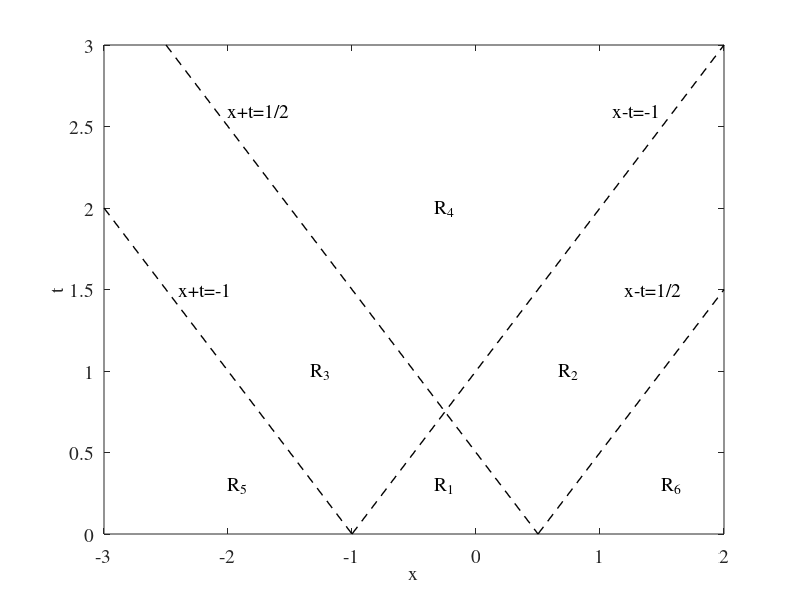
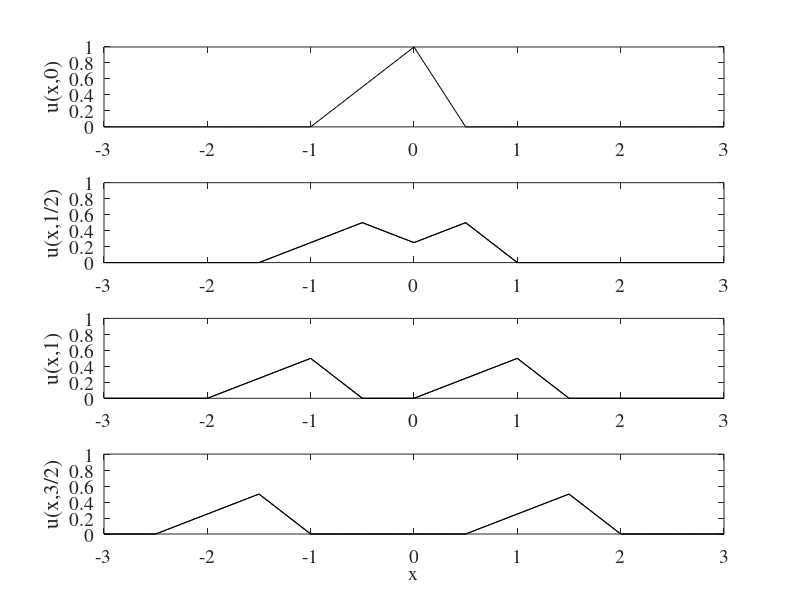
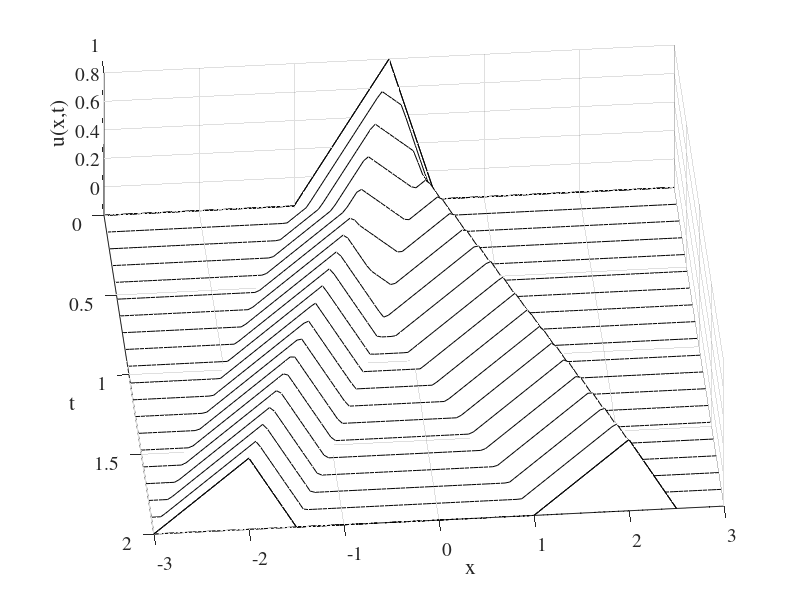
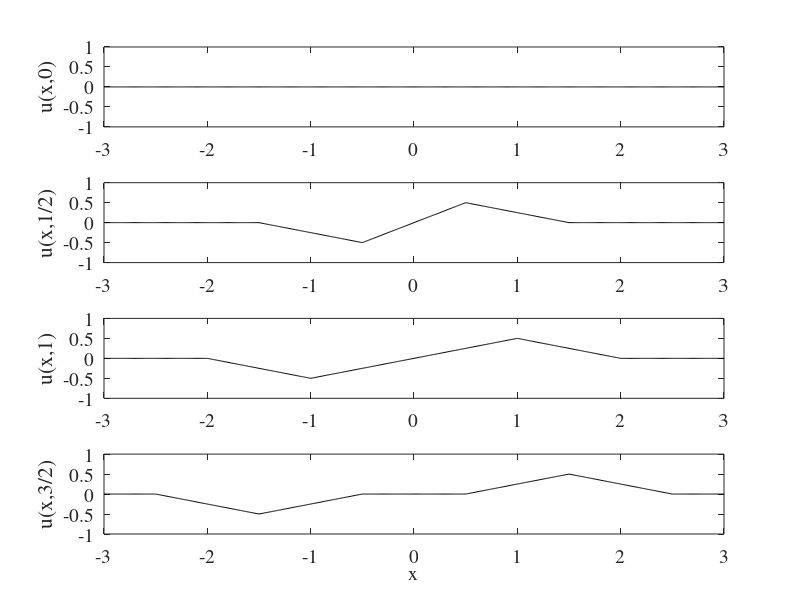

Source code (MATLAB) for these figures, in order:
function ps3

close all;
fnt=14;

%% question 1

% plot characteristics
figure(1); 
h=plot([-5/2,1/2],[3,0],'k--',[-3,-1],[2,0],'k--',...
       [-1,2],[0,3],'k--',[1/2,2],[0,3/2],'k--');
set(gca,'fontname','times','fontsize',14);
set(h,'linewidth',1);

text(-1/3,0.3,'R_1','fontname','times','fontsize',14);
text(2/3,1,'R_2','fontname','times','fontsize',14);
text(-4/3,1,'R_3','fontname','times','fontsize',14);
text(-1/3,2,'R_4','fontname','times','fontsize',14);
text(-2,0.3,'R_5','fontname','times','fontsize',14);
text(1.5,0.3,'R_6','fontname','times','fontsize',14);

text(-2.4,1.5,'x+t=-1','fontname','times','fontsize',14);
text(-2,2.6,'x+t=1/2','fontname','times','fontsize',14);
text(1.1,2.6,'x-t=-1','fontname','times','fontsize',14);
text(1.2,1.5,'x-t=1/2','fontname','times','fontsize',14);

xlabel('x','fontname','times','fontsize',14);
ylabel('t','fontname','times','fontsize',14);
saveas(1,'q1char.eps');

x=-3:0.05:3;
ux0=f1(x);
ux1_2=1/2*(f1(x-1/2)+f1(x+1/2));
ux1=1/2*(f1(x-1)+f1(x+1));
ux3_2=1/2*(f1(x-3/2)+f1(x+3/2));
figure(2),subplot(4,1,1),plot(x,ux0,'k'); hold on; ylabel('u(x,0)','fontname','times','fontsize',14); set(gca,'fontname','times','fontsize',fnt,'ylim',[0,1]);
subplot(4,1,2),plot(x,ux1_2,'k'); hold on; ylabel('u(x,1/2)','fontname','times','fontsize',14); set(gca,'fontname','times','fontsize',fnt,'ylim',[0,1]);
f12chk=(x/2+3/4).*(x>-3/2&x<=-1/2) ...
      +(-x/2+1/4).*(x>-1/2&x<=0)...
      +(x/2+1/4).*(x>0&x<=1/2)...
      +(1-x).*(x>1/2&x<=1);
plot(x,f12chk,'k');
subplot(4,1,3),plot(x,ux1,'k'); hold on; ylabel('u(x,1)','fontname','times','fontsize',14); set(gca,'fontname','times','fontsize',fnt,'ylim',[0,1]);
f1chk=(x/2+1).*(x>-2&x<=-1) ...
      +(-1/2-x).*(x>-1&x<=-1/2)...
      +(x/2).*(x>0&x<=1)...
      +(3/2-x).*(x>1&x<=3/2);
plot(x,f1chk,'k');
subplot(4,1,4),plot(x,ux3_2,'k'); hold on; ylabel('u(x,3/2)','fontname','times','fontsize',14); set(gca,'fontname','times','fontsize',fnt,'ylim',[0,1]);
f32chk=(x/2+5/4).*(x>-5/2&x<=-3/2) ...
      +(-1-x).*(x>-3/2&x<=-1)...
      +(x/2-1/4).*(x>1/2&x<=3/2)...
      +(2-x).*(x>3/2&x<=2);
plot(x,f32chk,'k');
xlabel('x','fontname','times','fontsize',14);
saveas(2,'q1u.eps');

t=linspace(0,2,20);
[TT,XX]=meshgrid(t,x);
uxt=1/2*(f1(XX-TT)+f1(XX+TT));
figure(3),colormap([eps eps eps]),waterfall(TT.',XX.',uxt.');
ylabel('x','fontname','times','fontsize',14);
xlabel('t','fontname','times','fontsize',14);
zlabel('u(x,t)','fontname','times','fontsize',14);
set(gca,'fontname','times','fontsize',fnt,'view',[85,66]);
saveas(3,'q1u3d.eps');

%% question 1b
x=-3:0.01:3;
u12=1/2*( (abs(x+1/2)-abs(x-1/2)).*(x>=-1/2&x<=1/2)...
         +(1-abs(x-1/2)).*(x>1/2&x<=3/2)...
         +(abs(x+1/2)-1).*(x>=-3/2&x<-1/2));
u1= 1/2*( (1-abs(x-1)).*(x>=0&x<=2)...
         +(abs(x+1)-1).*(x>=-2&x<0));
u32=1/2*( (1-abs(x-3/2)).*(x>=1/2&x<=5/2)...
         +(abs(x+3/2)-1).*(x>=-5/2&x<=-1/2));
figure(4),subplot(4,1,1),plot(x,zeros(size(x)),'k'); hold on; ylabel('u(x,0)','fontname','times','fontsize',14); set(gca,'fontname','times','fontsize',fnt,'ylim',[-1,1]);
subplot(4,1,2),plot(x,u12,'k'); hold on; ylabel('u(x,1/2)','fontname','times','fontsize',14); set(gca,'fontname','times','fontsize',fnt,'ylim',[-1,1]);
subplot(4,1,3),plot(x,u1,'k'); hold on; ylabel('u(x,1)','fontname','times','fontsize',14); set(gca,'fontname','times','fontsize',fnt,'ylim',[-1,1]);
subplot(4,1,4),plot(x,u32,'k'); hold on; ylabel('u(x,3/2)','fontname','times','fontsize',14); set(gca,'fontname','times','fontsize',fnt,'ylim',[-1,1]);
xlabel('x','fontname','times','fontsize',14);
saveas(4,'q1bu.eps');

%% question 3
% plot characteristics
figure(5); 
h=plot([-2,-5],[0,3],'k--', [-2,1],[0,3],'k--',...
       [-1,-4],[0,3],'k--', [-1,2],[0,3],'k--',...
       [1,-2], [0,3],'k--', [1,4], [0,3],'k--',...
       [2,-1], [0,3],'k--', [2,5], [0,3],'k--'); hold on;
set(gca,'fontname','times','fontsize',14,'xtick',-5:5);
set(h,'linewidth',1);
h=plot([0 0],[0,3],'k'); set(h,'linewidth',2);
xlabel('x','fontname','times','fontsize',14);
ylabel('t','fontname','times','fontsize',14);
saveas(5,'q3char.eps');

x=0:0.05:5;
figure(6),subplot(4,1,1),plot(x,f3(x),'k'); hold on; ylabel('u(x,0)','fontname','times','fontsize',14); set(gca,'fontname','times','fontsize',fnt,'ylim',[-1,1]);
subplot(4,1,2),plot(x,1/2*(f3(x-1)+f3(x+1)),'k'); hold on; ylabel('u(x,1)','fontname','times','fontsize',14); set(gca,'fontname','times','fontsize',fnt,'ylim',[-1,1]);
subplot(4,1,3),plot(x,1/2*(f3(x-2)+f3(x+2)),'k'); hold on; ylabel('u(x,2)','fontname','times','fontsize',14); set(gca,'fontname','times','fontsize',fnt,'ylim',[-1,1]);
subplot(4,1,4),plot(x,1/2*(f3(x-3)+f3(x+3)),'k'); hold on; ylabel('u(x,3)','fontname','times','fontsize',14); set(gca,'fontname','times','fontsize',fnt,'ylim',[-1,1]);
xlabel('x','fontname','times','fontsize',14);
saveas(6,'q3u.eps');

%% question 4

%% plot first two normal modes
x=0:0.01:1;
p1=cos(pi/2*x);
p2=cos(3*pi/2*x);
figure(7);
subplot(2,1,1),plot(x,p1,'k',x,-p1,'k',x,0.5*p1,'k--',x,-0.5*p1,'k--',[0,1],[0,0],'k--');
ylabel('p_1(x,t)','fontname','times','fontsize',14);
subplot(2,1,2),plot(x,p2,'k',x,-p2,'k',x,0.5*p2,'k--',x,-0.5*p2,'k--',[0,1],[0,0],'k--');
ylabel('p_2(x,t)','fontname','times','fontsize',14);
xlabel('x/L','fontname','times','fontsize',14);
saveas(7,'q4p.eps');

%-------------------------------------------------
function ff=f1(x)
ff=(x+1).*(x>=-1 & x<=0) + (1-2*x).*(x>0 & x<=1/2);

%-------------------------------------------------
function ff=f3(x)
ff = sin(pi*x).^2.*(x>=1&x<=2) - sin(pi*x).^2.*(x>=-2&x<=-1);